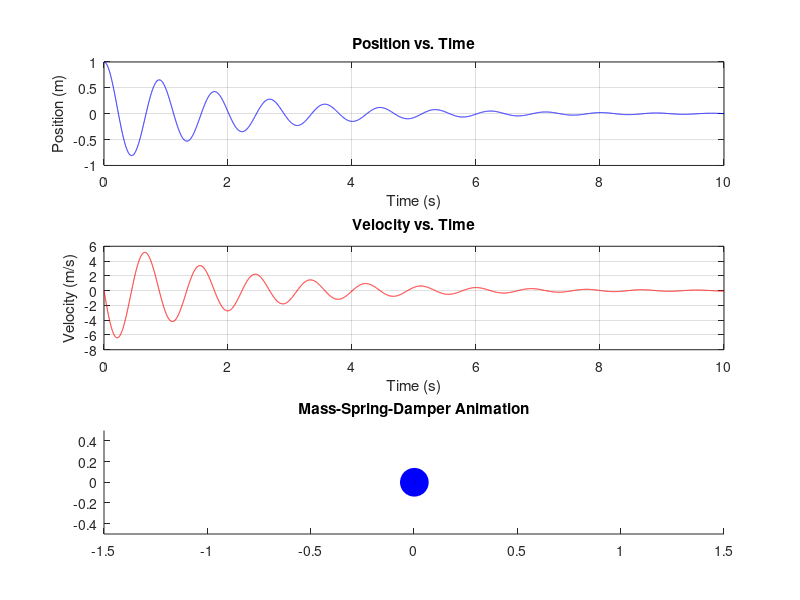

Recreate this plot in MATLAB.
% Mass-Spring-Damper Simulation and Animation with Position and Velocity Plots

% Parameters
m = 1;      % mass (kg)
k = 50;     % spring constant (N/m)
c = 1;      % damping coefficient (Ns/m)

% Initial conditions
x0 = 1;     % initial displacement (m)
v0 = 0;     % initial velocity (m/s)

% Simulation parameters
tspan = [0 10];      % time range for simulation (s)
dt = 0.01;           % time step for animation (s)

%% MATLAB ODE45
% Define the system of differential equations
% x1 = x (displacement), x2 = v (velocity)
%dxdt = @(t, x) [x(2); -(c/m)*x(2) - (k/m)*x(1)];
% Solve the differential equation
%[t, x] = ode45(dxdt, tspan, [x0 v0]);

%% Euler Method
T=0.001;
tf=10;
t=0:T:tf;
x=zeros(length(t),2);
x(1,:)=[1 0];
for j=2:length(t)
    x(j,1)=x(j-1,1)+T*x(j-1,2);
    x(j,2)=x(j-1,2)+T*(-(c/m)*x(j-1,2)-(k/m)*x(j-1,1));
end    
% Create figure for plots and animation
figure;

% Subplot for position
subplot(3, 1, 1);
plot(t, x(:, 1), 'b');
title('Position vs. Time');
xlabel('Time (s)');
ylabel('Position (m)');
grid on;

% Subplot for velocity
subplot(3, 1, 2);
plot(t, x(:, 2), 'r');
title('Velocity vs. Time');
xlabel('Time (s)');
ylabel('Velocity (m/s)');
grid on;
% 
% Subplot for animation
subplot(3, 1, 3);
axis([-1.5 1.5 -0.5 0.5]);
hold on;
title('Mass-Spring-Damper Animation');

% Create a plot for the mass
mass = plot(x0, 0, 'bo', 'MarkerSize', 20, 'MarkerFaceColor', 'b');

% Create a plot for the spring
spring = plot([0 x0], [0 0], 'k', 'LineWidth', 2);

% Animation loop
for i = 1:length(t)
    % Update mass position
    set(mass, 'XData', x(i, 1));

    % Update spring position
    set(spring, 'XData', [0 x(i, 1)]);

    % Pause for the next frame
    pause(dt);
end
